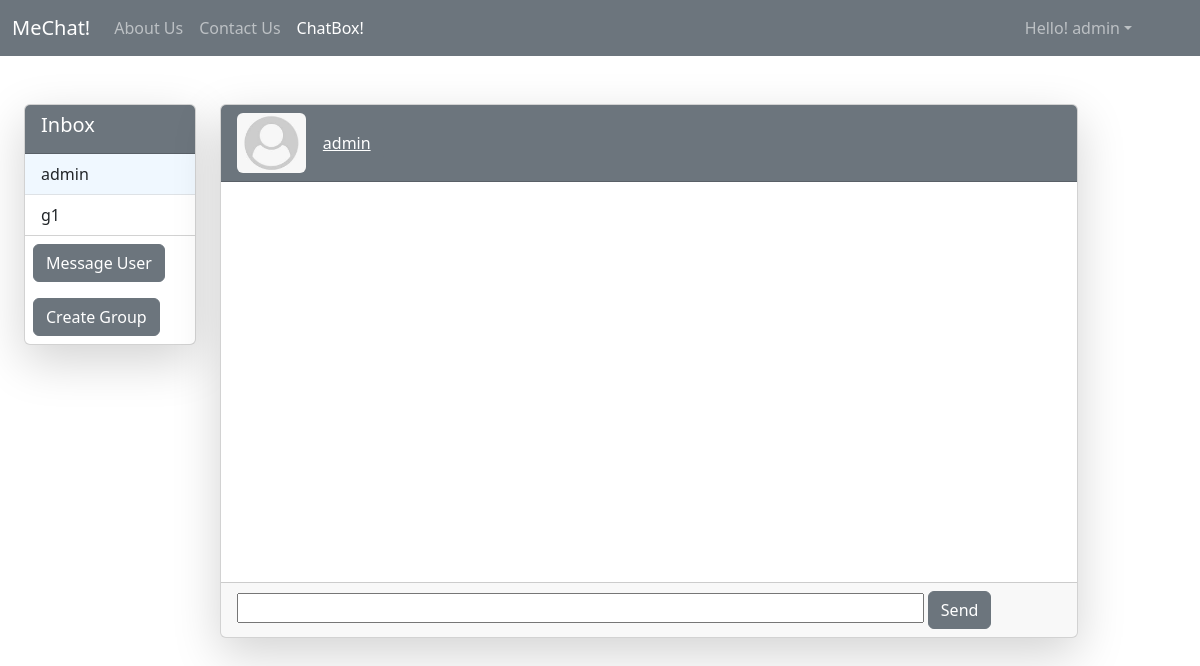
The app's page /chat/ (signed in), older data.
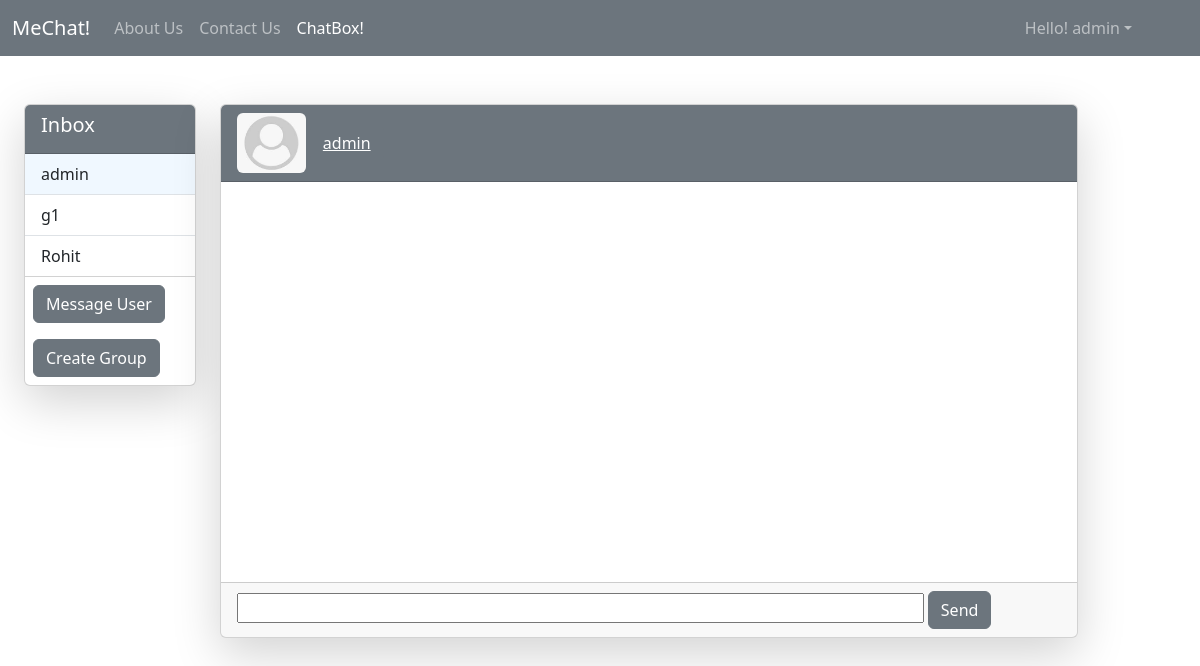
The same page, newer data.
### chat/models.py (models this page shows, shortened)
class ChatRoom(models.Model):
    name = models.CharField(max_length=20, blank=False, null=False)
    description = models.TextField(blank=True, null=True)
    is_group = models.BooleanField(default=False)
    members = models.ManyToManyField(User, related_name='chatrooms')
    created_at = models.DateTimeField(auto_now_add=True)
    image = models.ImageField(upload_to='chat/',default='defaultuser.jpeg')

### chat/views.py (the view)
# urls.py: path("", views.index, name="chatbox"),
def index(request):
    chatrooms = request.user.chatrooms.all()
    if chatrooms.exists():
        chatroom = chatrooms.first()
        room_name = chatroom.name
    else:
        chatroom =None
        messages=None
        room_name = None
    context = {
        'rooms':chatrooms,
        'room_name':room_name,
        'chatroom':chatroom,
    }
    return render(request, "chat/chatbox.html",context)

### chat/templates/chat/chatbox.html (shortened to what this page needs)
{% extends "base.html" %}
{% block Chatbox_active %}active{% endblock Chatbox_active %}
{% block content %}
<div class="container-fluid mt-5">
    <div class="row">
            <div class="col-md-2">
                <div class="card shadow-lg">
                    <div class="card-header bg-secondary text-white">
                        <h5>Inbox</h5>
                    </div>
                    <ul class="list-group list-group-flush">
                        {% for room in rooms %}
                        <li class="list-group-item " {% if room.name == room_name %} style='background-color:aliceblue;' {%endif %}>
                            <a href="{% url "chatroom" room.name %}" class="text-decoration-none text-dark">{{room.name}}</a>
                        </li>
                        {%endfor%}
                    </ul>
                    <div class="m-2">
                        <button class="btn btn-secondary" data-bs-toggle="modal" data-bs-target="#MessageUserModal">
                            Message User
                        </button>
                    </div>
                    <div class="m-2">
                        <button class="btn btn-secondary" data-bs-toggle="modal" data-bs-target="#GroupModal">Create
                            Group</button>
                    </div>
                </div>
            </div>
            <div class="col-md-9">
                {% if room_name is not None %}
                <div class="card  shadow-lg">
                    {% if chatroom.is_group %}
                    <div class="card-header bg-secondary">
                        <img src="{{chatroom.image.url}}" class="col-md-1 rounded account-img" alt="">
                        <button class="btn btn-secondary">{{room_name}}</button>
                    </div>
                    {% else %}
                    <div class="card-header bg-secondary text-white">
                        <img src="{{chatroom.image.url}}" class="col-md-1 rounded account-img" alt="">
                        <button class="btn btn-secondary"><a class='text-white' href='{% url "userprofile" room_name %}'>{{room_name}}</a></button>
                    </div>
                    {% endif %}
                    <div class="card-body" style="height:400px; overflow-y: auto;" id="chat-log">
                    </div>
                    <div class="card-footer">
                        <input class='col-md-10' id="chat-message-input" type="text">
                        <input class="btn btn-secondary" id="chat-message-submit" type="button" value="Send">
                                {% else %}
                                <div class="col-md-9">
                                    <h5>Message a User for the message area to apear</h5>
                                </div>
                                {% endif %}
                    </div>
                </div>
            </div>
    </div>
</div>
{% endblock content %}

Row changes from the older to the newer data that the page shows:
added ChatRoom: name "Rohit"
